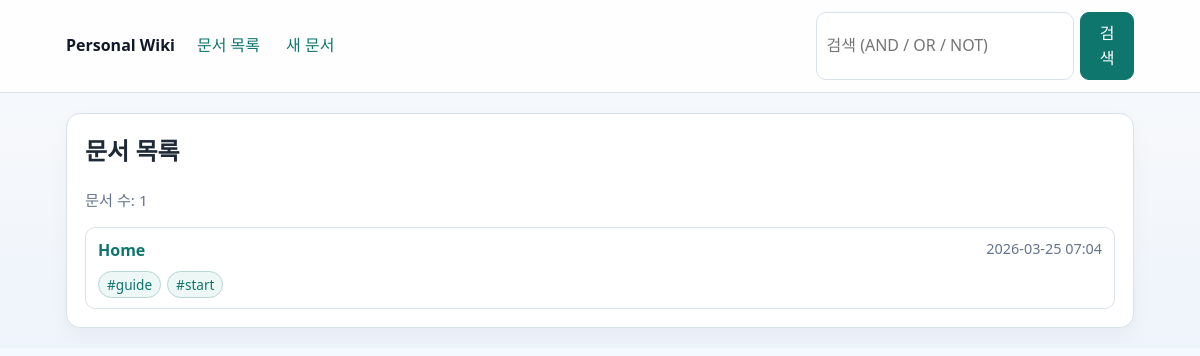
Before: / with the older database file.
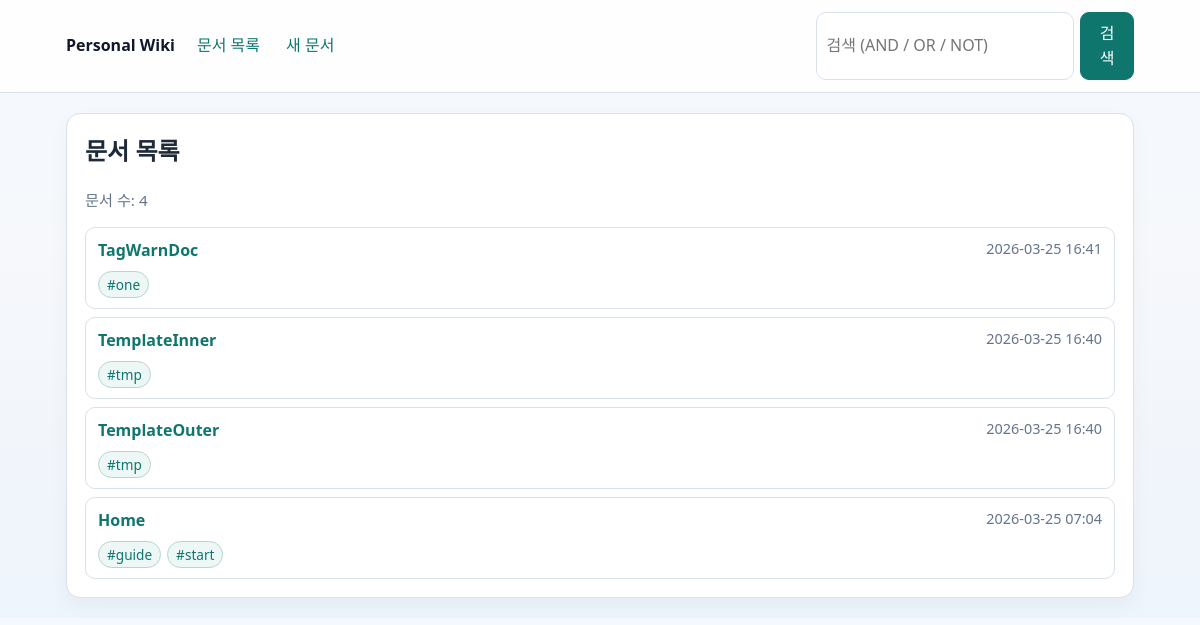
After: the same page with the newer database file.
### tables this page shows
CREATE TABLE docs (
                id INTEGER PRIMARY KEY AUTOINCREMENT,
                title TEXT NOT NULL COLLATE NOCASE UNIQUE,
                slug TEXT NOT NULL UNIQUE,
                file_path TEXT NOT NULL,
                meta_json TEXT NOT NULL DEFAULT '{}',
                created_at TEXT NOT NULL,
                updated_at TEXT NOT NULL
            );

CREATE TABLE tags (
                id INTEGER PRIMARY KEY AUTOINCREMENT,
                name TEXT NOT NULL COLLATE NOCASE UNIQUE
            );

### app.py (the view)
@app.route("/")
def index():
    conn = get_db()
    docs = fetch_docs_for_index(conn)
    return render_template("index.html", docs=docs)

### app.py (called while the page is built)
def connect_db() -> sqlite3.Connection:
    conn = sqlite3.connect(DB_PATH)
    conn.row_factory = sqlite3.Row
    conn.execute("PRAGMA foreign_keys = ON")
    return conn

def get_db() -> sqlite3.Connection:
    if "db" not in g:
        g.db = connect_db()
    return g.db

def list_doc_tags(conn: sqlite3.Connection, doc_id: int) -> list[str]:
    rows = conn.execute(
        """
        SELECT t.name
        FROM tags t
        JOIN doc_tags dt ON dt.tag_id = t.id
        WHERE dt.doc_id = ?
        ORDER BY t.name COLLATE NOCASE
        """,
        (doc_id,),
    ).fetchall()
    return [row["name"] for row in rows]

def fetch_docs_for_index(conn: sqlite3.Connection) -> list[dict]:
    rows = conn.execute(
        """
        SELECT id, title, slug, created_at, updated_at
        FROM docs
        ORDER BY updated_at DESC, title COLLATE NOCASE
        """
    ).fetchall()
    docs: list[dict] = []
    for row in rows:
        item = dict(row)
        item["tags"] = list_doc_tags(conn, row["id"])
        docs.append(item)
    return docs

@app.template_filter("pretty_time")
def pretty_time_filter(value: str) -> str:
    try:
        dt = datetime.fromisoformat(value)
        return dt.strftime("%Y-%m-%d %H:%M")
    except ValueError:
        return value

### templates/index.html (shortened to what this page needs)
{% extends "base.html" %}
{% block content %}
<section class="panel">
  <h1>문서 목록</h1>
  <p class="muted">문서 수: {{ docs|length }}</p>
  {% if docs %}
    <ul class="doc-list">
      {% for doc in docs %}
        <li class="doc-item">
          <div class="doc-head">
            <a class="doc-title" href="{{ url_for('view_doc', slug=doc.slug) }}">{{ doc.title }}</a>
            <span class="doc-time">{{ doc.updated_at|pretty_time }}</span>
          </div>
          {% if doc.tags %}
            <div class="tag-row">
              {% for tag in doc.tags %}
                <a class="tag" href="{{ url_for('docs_by_tag', tag_name=tag) }}">#{{ tag }}</a>
              {% endfor %}
            </div>
          {% endif %}
        </li>
      {% endfor %}
    </ul>
  {% else %}
    <p>아직 문서가 없습니다. <a href="{{ url_for('new_doc') }}">첫 문서 만들기</a></p>
  {% endif %}
</section>
{% endblock %}

### templates/base.html (shortened to what this page needs)
<!doctype html>
<html lang="ko">
  <head>
    <link rel="stylesheet" href="{{ url_for('static', filename='style.css') }}">
  </head>
  <body>
    <header class="topbar">
      <div class="topbar-inner">
        <a class="brand" href="{{ url_for('index') }}">Personal Wiki</a>
        <nav class="menu">
          <a href="{{ url_for('index') }}">문서 목록</a>
          <a href="{{ url_for('new_doc') }}">새 문서</a>
        </nav>
        <form class="search-form" action="{{ url_for('search') }}" method="get">
          <input
            type="text"
            name="q"
            value="{{ request.args.get('q', '') }}"
            placeholder="검색 (AND / OR / NOT)"
            autocomplete="off"
          >
          <button type="submit">검색</button>
        </form>
      </div>
    </header>
    <main class="container">
      {% block content %}{% endblock %}
    </main>
  </body>
</html>

### static/style.css (style rules this page uses)
:root { --bg: #f6f8fb; --panel: #ffffff; --line: #d9e1ea; --text: #1e2a37; --muted: #64748b; --link: #0f766e; --link-hover: #115e59; --danger: #b42318; }
* { box-sizing: border-box; }
body { margin: 0; background: linear-gradient(180deg, #f4f8ff 0%, #f6f8fb 40%, #eef4fb 100%); color: var(--text); font-family: "Segoe UI", "Noto Sans KR", sans-serif; line-height: 1.55; }
a { color: var(--link); text-decoration: none; }
.topbar { position: sticky; top: 0; z-index: 10; background: #ffffffd9; backdrop-filter: blur(6px); border-bottom: 1px solid var(--line); }
.topbar-inner { max-width: 1100px; margin: 0 auto; padding: 12px 16px; display: flex; gap: 14px; align-items: center; flex-wrap: wrap; }
.brand { font-weight: 700; color: #0f172a; }
.menu { display: flex; gap: 10px; }
.menu a { padding: 6px 8px; border-radius: 8px; }
.search-form { margin-left: auto; display: flex; gap: 6px; }
.search-form input { width: min(340px, 70vw); border: 1px solid var(--line); border-radius: 8px; padding: 8px 10px; background: #fff; }
.container { max-width: 1100px; margin: 20px auto; padding: 0 16px; display: grid; gap: 14px; }
.panel { background: var(--panel); border: 1px solid var(--line); border-radius: 14px; padding: 18px; box-shadow: 0 8px 20px rgba(15, 23, 42, 0.04); }
h1, h2, h3 { margin-top: 0; }
.muted { color: var(--muted); font-size: 0.95rem; }
.doc-list { list-style: none; margin: 0; padding: 0; display: grid; gap: 8px; }
.doc-item { border: 1px solid var(--line); border-radius: 10px; padding: 10px 12px; background: #fff; }
.doc-head { display: flex; justify-content: space-between; gap: 8px; }
.doc-title { font-weight: 600; }
.doc-time { color: var(--muted); font-size: 0.9rem; }
.tag-row { display: flex; gap: 6px; flex-wrap: wrap; margin-top: 8px; }
.tag { display: inline-block; border: 1px solid #b6d5d2; background: #ecf7f6; color: #0f766e; padding: 2px 8px; border-radius: 999px; font-size: 0.85rem; }
input[type="text"], textarea { width: 100%; border: 1px solid var(--line); border-radius: 10px; padding: 10px; background: #fff; color: var(--text); font: inherit; }
.button, button { border: 1px solid #0f766e; background: #0f766e; color: #fff; border-radius: 9px; padding: 8px 14px; cursor: pointer; font: inherit; }

Changed rows visible on the page:
added docs: title "TagWarnDoc", updated_at|pretty_time "2026-03-25 16:41"
added tags: name "one", shown under "TagWarnDoc"
added docs: title "TemplateInner", updated_at|pretty_time "2026-03-25 16:40"
added tags: name "tmp"
added docs: title "TemplateOuter", updated_at|pretty_time "2026-03-25 16:40"
Other visible differences:
{{ docs|length }}: "1" → "4"
